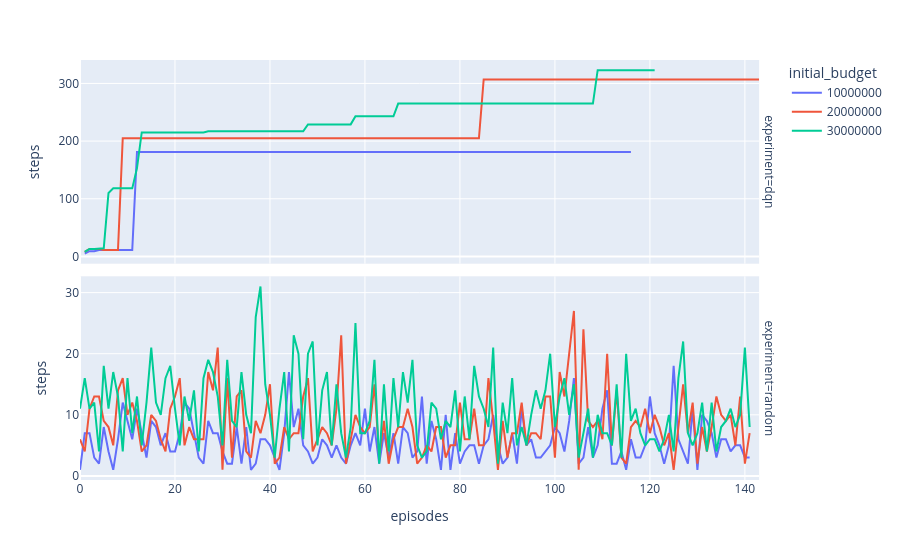

The cell this chart's notebook holds for it:
### Code cell
fig = px.line(data.groupby([
    'experiment', 
    'initial_budget', 
    'episodes'
])['steps'].max().reset_index(), 
        x = 'episodes', 
        y = 'steps', 
        color = 'initial_budget', 
        facet_row='experiment')

fig.update_yaxes(matches=None)

### Figure 1 — Plotly figure (JSON) as saved in the notebook; plotly's stock layout.template omitted (floating-point values rounded to 4 significant figures; data arrays with more than 128 entries replaced by an {"elided": "..."} marker saying what was removed)
{"data": [{"hovertemplate": "initial_budget=10000000<br>experiment=dqn<br>episodes=%{x}<br>steps=%{y}<extra></extra>", "legendgroup": "10000000", "line": {"color": "#636efa", "dash": "solid"}, "marker": {"symbol": "circle"}, "mode": "lines", "name": "10000000", "orientation": "v", "showlegend": true, "type": "scatter", "x": [1, 2, 3, 4, 5, 6, 7, 8, 9, 10, 11, 12, 13, 14, 15, 16, 17, 18, 19, 20, 21, 22, 23, 24, 25, 26, 27, 28, 29, 30, 31, 32, 33, 34, 35, 36, 37, 38, 39, 40, 41, 42, 43, 44, 45, 46, 47, 48, 49, 50, 51, 52, 53, 54, 55, 56, 57, 58, 59, 60, 61, 62, 63, 64, 65, 66, 67, 68, 69, 70, 71, 72, 73, 74, 75, 76, 77, 78, 79, 80, 81, 82, 83, 84, 85, 86, 87, 88, 89, 90, 91, 92, 93, 94, 95, 96, 97, 98, 99, 100, 101, 102, 103, 104, 105, 106, 107, 108, 109, 110, 111, 112, 113, 114, 115, 116], "xaxis": "x2", "y": [5, 9, 9, 11, 11, 11, 11, 11, 11, 11, 11, 181, 181, 181, 181, 181, 181, 181, 181, 181, 181, 181, 181, 181, 181, 181, 181, 181, 181, 181, 181, 181, 181, 181, 181, 181, 181, 181, 181, 181, 181, 181, 181, 181, 181, 181, 181, 181, 181, 181, 181, 181, 181, 181, 181, 181, 181, 181, 181, 181, 181, 181, 181, 181, 181, 181, 181, 181, 181, 181, 181, 181, 181, 181, 181, 181, 181, 181, 181, 181, 181, 181, 181, 181, 181, 181, 181, 181, 181, 181, 181, 181, 181, 181, 181, 181, 181, 181, 181, 181, 181, 181, 181, 181, 181, 181, 181, 181, 181, 181, 181, 181, 181, 181, 181, 181], "yaxis": "y2"}, {"hovertemplate": "initial_budget=10000000<br>experiment=random<br>episodes=%{x}<br>steps=%{y}<extra></extra>", "legendgroup": "10000000", "line": {"color": "#636efa", "dash": "solid"}, "marker": {"symbol": "circle"}, "mode": "lines", "name": "10000000", "orientation": "v", "showlegend": false, "type": "scatter", "x": {"elided": "142 int values"}, "xaxis": "x", "y": {"elided": "142 int values"}, "yaxis": "y"}, {"hovertemplate": "initial_budget=20000000<br>experiment=dqn<br>episodes=%{x}<br>steps=%{y}<extra></extra>", "legendgroup": "20000000", "line": {"color": "#EF553B", "dash": "solid"}, "marker": {"symbol": "circle"}, "mode": "lines", "name": "20000000", "orientation": "v", "showlegend": true, "type": "scatter", "x": {"elided": "143 int values"}, "xaxis": "x2", "y": {"elided": "143 int values"}, "yaxis": "y2"}, {"hovertemplate": "initial_budget=20000000<br>experiment=random<br>episodes=%{x}<br>steps=%{y}<extra></extra>", "legendgroup": "20000000", "line": {"color": "#EF553B", "dash": "solid"}, "marker": {"symbol": "circle"}, "mode": "lines", "name": "20000000", "orientation": "v", "showlegend": false, "type": "scatter", "x": {"elided": "142 int values"}, "xaxis": "x", "y": {"elided": "142 int values"}, "yaxis": "y"}, {"hovertemplate": "initial_budget=30000000<br>experiment=dqn<br>episodes=%{x}<br>steps=%{y}<extra></extra>", "legendgroup": "30000000", "line": {"color": "#00cc96", "dash": "solid"}, "marker": {"symbol": "circle"}, "mode": "lines", "name": "30000000", "orientation": "v", "showlegend": true, "type": "scatter", "x": [1, 2, 3, 4, 5, 6, 7, 8, 9, 10, 11, 12, 13, 14, 15, 16, 17, 18, 19, 20, 21, 22, 23, 24, 25, 26, 27, 28, 29, 30, 31, 32, 33, 34, 35, 36, 37, 38, 39, 40, 41, 42, 43, 44, 45, 46, 47, 48, 49, 50, 51, 52, 53, 54, 55, 56, 57, 58, 59, 60, 61, 62, 63, 64, 65, 66, 67, 68, 69, 70, 71, 72, 73, 74, 75, 76, 77, 78, 79, 80, 81, 82, 83, 84, 85, 86, 87, 88, 89, 90, 91, 92, 93, 94, 95, 96, 97, 98, 99, 100, 101, 102, 103, 104, 105, 106, 107, 108, 109, 110, 111, 112, 113, 114, 115, 116, 117, 118, 119, 120, 121], "xaxis": "x2", "y": [8, 13, 13, 13, 14, 110, 118, 118, 118, 118, 118, 153, 215, 215, 215, 215, 215, 215, 215, 215, 215, 215, 215, 215, 215, 215, 217, 217, 217, 217, 217, 217, 217, 217, 217, 217, 217, 217, 217, 217, 217, 217, 217, 217, 217, 217, 217, 229, 229, 229, 229, 229, 229, 229, 229, 229, 229, 243, 243, 243, 243, 243, 243, 243, 243, 243, 265, 265, 265, 265, 265, 265, 265, 265, 265, 265, 265, 265, 265, 265, 265, 265, 265, 265, 265, 265, 265, 265, 265, 265, 265, 265, 265, 265, 265, 265, 265, 265, 265, 265, 265, 265, 265, 265, 265, 265, 265, 265, 323, 323, 323, 323, 323, 323, 323, 323, 323, 323, 323, 323, 323], "yaxis": "y2"}, {"hovertemplate": "initial_budget=30000000<br>experiment=random<br>episodes=%{x}<br>steps=%{y}<extra></extra>", "legendgroup": "30000000", "line": {"color": "#00cc96", "dash": "solid"}, "marker": {"symbol": "circle"}, "mode": "lines", "name": "30000000", "orientation": "v", "showlegend": false, "type": "scatter", "x": {"elided": "142 int values"}, "xaxis": "x", "y": {"elided": "142 int values"}, "yaxis": "y"}], "layout": {"annotations": [{"font": {}, "showarrow": false, "text": "experiment=random", "textangle": 90, "x": 0.98, "xanchor": "left", "xref": "paper", "y": 0.2425, "yanchor": "middle", "yref": "paper"}, {"font": {}, "showarrow": false, "text": "experiment=dqn", "textangle": 90, "x": 0.98, "xanchor": "left", "xref": "paper", "y": 0.7575, "yanchor": "middle", "yref": "paper"}], "legend": {"title": {"text": "initial_budget"}, "tracegroupgap": 0}, "margin": {"t": 60}, "xaxis": {"anchor": "y", "domain": [0, 0.98], "title": {"text": "episodes"}}, "xaxis2": {"anchor": "y2", "domain": [0, 0.98], "matches": "x", "showticklabels": false}, "yaxis": {"anchor": "x", "domain": [0, 0.485], "title": {"text": "steps"}}, "yaxis2": {"anchor": "x2", "domain": [0.515, 1], "title": {"text": "steps"}}}}
